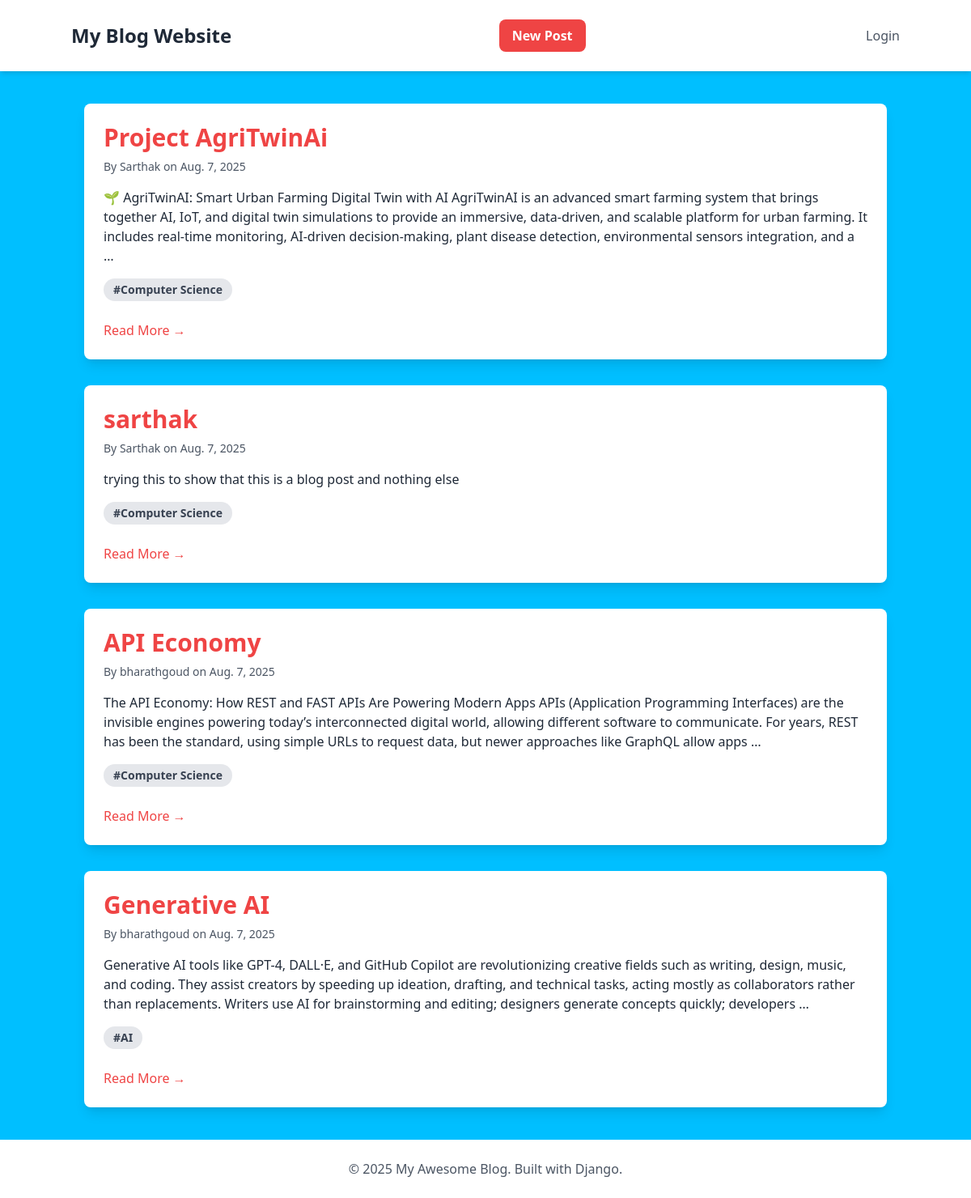
The page / on the database its author committed.
### blog/models.py (models this page shows, shortened)
class Post(models.Model):
    title = models.CharField(max_length=255)
    content = models.TextField()
    author = models.ForeignKey(User, on_delete=models.CASCADE)
    created_on = models.DateTimeField(auto_now_add=True)
    last_modified = models.DateTimeField(auto_now=True)
    categories = models.ManyToManyField(Category, related_name='posts')

class Category(models.Model):
    name = models.CharField(max_length=100)

### blog/views.py (the view)
# urls.py: path('', views.post_list, name='post_list'),
def post_list(request):
    posts = Post.objects.all().order_by('-created_on')
    context = {'posts': posts}
    return render(request, 'blog/post_list.html', context)

### blog/templates/blog/post_list.html
{% extends "blog/base.html" %}
{% block content %}
<div class="space-y-8">
    {% for post in posts %}
    <div class="bg-white p-6 rounded-lg shadow-lg hover:shadow-xl transition-shadow duration-300">
        <h2 class="text-3xl font-bold mb-2">
            <a href="{% url 'post_detail' post.pk %}" class="text-red-500 hover:text-blue-800">{{ post.title }}</a>
        </h2>
        <p class="text-gray-600 text-sm mb-4">
            By {{ post.author.username }} on {{ post.created_on.date }}
        </p>
        <div class="text-gray-800 mb-4">
            {{ post.content|truncatewords:50|linebreaks }}
        </div>
        <div>
            {% for category in post.categories.all %}
                <a href="{% url 'posts_by_category' category.name %}" class="inline-block bg-gray-200 rounded-full px-3 py-1 text-sm font-semibold text-gray-700 mr-2 mb-2 hover:bg-gray-300">#{{ category.name }}</a>
            {% endfor %}
        </div>
        <a href="{% url 'post_detail' post.pk %}" class="text-red-500 hover:underline mt-4 inline-block">Read More &rarr;</a>
    </div>
    {% endfor %}
</div>
{% endblock content %}

### blog/templates/blog/base.html (shortened to what this page needs)
<!DOCTYPE html>
<html lang="en">
<head>
    <script src="https://cdn.tailwindcss.com"></script>
</head>
<body style="background-color: deepskyblue" class="bg-gray-100 font-sans leading-normal tracking-normal">
    <nav class="bg-white p-6 shadow-md">
        <div class="container mx-auto flex justify-between items-center">
            <a href="{% url 'post_list' %}" class="text-2xl font-bold text-gray-800">My Blog Website</a>
                    <a href="{% url 'post_create' %}" class="bg-red-500 text-white font-bold py-2 px-4 rounded-lg hover:bg-blue-700 transition-colors mr-4">New Post</a>
            <div>
                {% if user.is_authenticated %}
                    <a href="{% url 'logout' %}" class="text-gray-600 hover:text-gray-800">Logout ({{ user.username }})</a>
                {% else %}
                    <a href="{% url 'login' %}" class="text-gray-600 hover:text-gray-800">Login</a>
                {% endif %}
            </div>
        </div>
    </nav>
    <div class="container mx-auto mt-10 px-4">
        {% block content %}
        {% endblock content %}
    </div>
    <footer class="bg-white p-6 mt-10 shadow-md">
        <div class="container mx-auto text-center text-gray-600">
            <p>&copy; 2025 My Awesome Blog. Built with Django.</p>
        </div>
    </footer>
</body>
</html>

### rows shown on the page
Post: title "Project AgriTwinAi", author.username "Sarthak", created_on "Aug. 7, 2025", content "🌱 AgriTwinAI: Smart Urban Farming Digital Twin with AI AgriTwinAI is an advanced smart farming system that brings together AI, IoT, and digital twin simulations to provide an immersive, data-driven, and scalable platform for urban farming. It includes real-time monitoring, AI-driven decision-making, plant disease detection, environmental sensors integration, and a …"
Category: name "Computer Science"
Post: title "sarthak", author.username "Sarthak", created_on "Aug. 7, 2025", content "trying this to show that this is a blog post and nothing else"
Post: title "API Economy", author.username "bharathgoud", created_on "Aug. 7, 2025", content "The API Economy: How REST and FAST APIs Are Powering Modern Apps APIs (Application Programming Interfaces) are the invisible engines powering today’s interconnected digital world, allowing different software to communicate. For years, REST has been the standard, using simple URLs to request data, but newer approaches like GraphQL allow apps …"
Post: title "Generative AI", author.username "bharathgoud", created_on "Aug. 7, 2025", content "Generative AI tools like GPT-4, DALL·E, and GitHub Copilot are revolutionizing creative fields such as writing, design, music, and coding. They assist creators by speeding up ideation, drafting, and technical tasks, acting mostly as collaborators rather than replacements. Writers use AI for brainstorming and editing; designers generate concepts quickly; developers …"
Category: name "AI"
